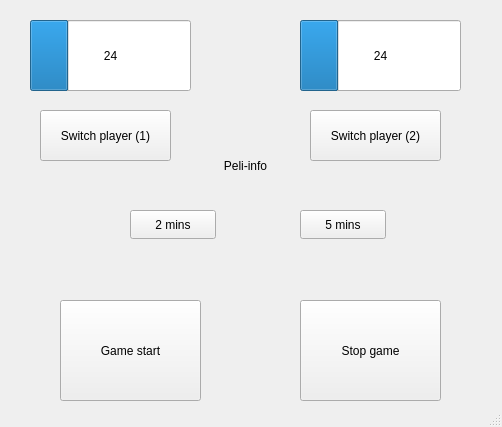
<?xml version="1.0" encoding="UTF-8"?>
<ui version="4.0">
 <class>MainWindow</class>
 <widget class="QMainWindow" name="MainWindow">
  <property name="geometry">
   <rect>
    <x>0</x>
    <y>0</y>
    <width>502</width>
    <height>427</height>
   </rect>
  </property>
  <property name="windowTitle">
   <string>MainWindow</string>
  </property>
  <widget class="QWidget" name="centralwidget">
   <widget class="QProgressBar" name="progressBar1">
    <property name="geometry">
     <rect>
      <x>30</x>
      <y>20</y>
      <width>161</width>
      <height>71</height>
     </rect>
    </property>
    <property name="value">
     <number>24</number>
    </property>
    <property name="format">
     <string>%v</string>
    </property>
   </widget>
   <widget class="QProgressBar" name="progressBar2">
    <property name="geometry">
     <rect>
      <x>300</x>
      <y>20</y>
      <width>161</width>
      <height>71</height>
     </rect>
    </property>
    <property name="value">
     <number>24</number>
    </property>
    <property name="format">
     <string>%v</string>
    </property>
   </widget>
   <widget class="QLabel" name="label">
    <property name="geometry">
     <rect>
      <x>130</x>
      <y>150</y>
      <width>231</width>
      <height>31</height>
     </rect>
    </property>
    <property name="text">
     <string>Peli-info</string>
    </property>
    <property name="alignment">
     <set>Qt::AlignmentFlag::AlignCenter</set>
    </property>
   </widget>
   <widget class="QPushButton" name="SwitchPlayer1">
    <property name="geometry">
     <rect>
      <x>40</x>
      <y>110</y>
      <width>131</width>
      <height>51</height>
     </rect>
    </property>
    <property name="text">
     <string>Switch player (1)</string>
    </property>
   </widget>
   <widget class="QPushButton" name="SwitcPlayer2">
    <property name="geometry">
     <rect>
      <x>310</x>
      <y>110</y>
      <width>131</width>
      <height>51</height>
     </rect>
    </property>
    <property name="text">
     <string>Switch player (2)</string>
    </property>
   </widget>
   <widget class="QPushButton" name="pushButton2min">
    <property name="geometry">
     <rect>
      <x>130</x>
      <y>210</y>
      <width>86</width>
      <height>29</height>
     </rect>
    </property>
    <property name="text">
     <string>2 mins</string>
    </property>
   </widget>
   <widget class="QPushButton" name="pushButton5min">
    <property name="geometry">
     <rect>
      <x>300</x>
      <y>210</y>
      <width>86</width>
      <height>29</height>
     </rect>
    </property>
    <property name="text">
     <string>5 mins</string>
    </property>
   </widget>
   <widget class="QPushButton" name="startGameButton">
    <property name="geometry">
     <rect>
      <x>60</x>
      <y>300</y>
      <width>141</width>
      <height>101</height>
     </rect>
    </property>
    <property name="text">
     <string>Game start</string>
    </property>
   </widget>
   <widget class="QPushButton" name="stopGameButton">
    <property name="geometry">
     <rect>
      <x>300</x>
      <y>300</y>
      <width>141</width>
      <height>101</height>
     </rect>
    </property>
    <property name="text">
     <string>Stop game</string>
    </property>
   </widget>
  </widget>
  <widget class="QStatusBar" name="statusbar"/>
 </widget>
 <resources/>
 <connections/>
</ui>
